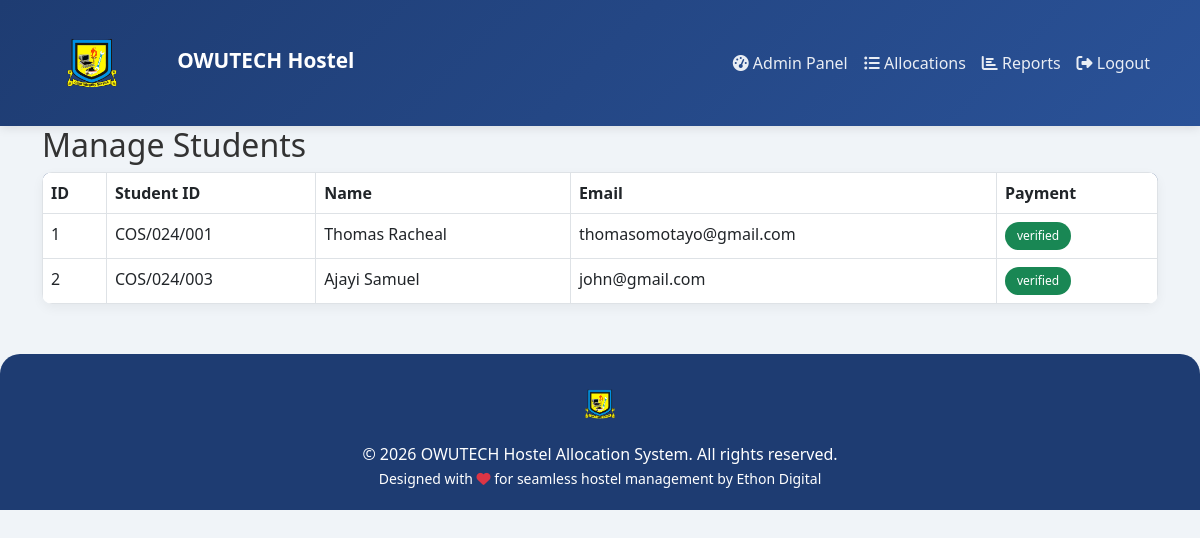
The app's page /admin/manage_students.php (signed in) with its own data.
### tables this page shows
CREATE TABLE `students` (
  `id` int(11) NOT NULL,
  `student_id` varchar(20) NOT NULL,
  `full_name` varchar(100) NOT NULL,
  `email` varchar(100) NOT NULL,
  `phone` varchar(15) NOT NULL,
  `password` varchar(255) NOT NULL,
  `payment_status` enum('pending','verified') DEFAULT 'pending',
  `payment_ref` varchar(255) DEFAULT NULL,
  `payment_proof` varchar(255) DEFAULT NULL,
  `payment_method` enum('receipt','online') DEFAULT 'receipt',
  `created_at` timestamp NOT NULL DEFAULT current_timestamp()
);

### admin/manage_students.php (the view, shortened to what this page needs)
<?php
require_once '../includes/config.php';
$students = $conn->query("SELECT * FROM students");
include '../includes/header.php';
?>
<h2>Manage Students</h2>
<table class="table table-bordered">
    <thead><tr><th>ID</th><th>Student ID</th><th>Name</th><th>Email</th><th>Payment</th></tr></thead>
    <tbody>
    <?php while($row = $students->fetch_assoc()): ?>
    <tr>
        <td><?= $row['id'] ?></td>
        <td><?= $row['student_id'] ?></td>
        <td><?= htmlspecialchars($row['full_name']) ?></td>
        <td><?= $row['email'] ?></td>
        <td><span class="badge bg-<?= $row['payment_status']=='verified'?'success':'warning' ?>"><?= $row['payment_status'] ?></span></td>
    </tr>
    <?php endwhile; ?>
    </tbody>
</table>
<?php include '../includes/footer.php'; ?>

### assets/css/style.css (style rules this page uses)
body { font-family: 'Segoe UI', Tahoma, Geneva, Verdana, sans-serif; background: #f0f4f8; color: #333; }
.badge { padding: 8px 12px; border-radius: 20px; font-weight: 500; }
.table { border-radius: 10px; overflow: hidden; box-shadow: 0 4px 12px rgba(0,0,0,0.05); }
.table thead { background: #1e3c72; color: white; }

### records on screen
students: id "1", student "COS/024/001", full_name "Thomas Racheal", email "thomasomotayo@gmail.com", payment_status "verified"
students: id "2", student "COS/024/003", full_name "Ajayi Samuel", email "john@gmail.com", payment_status "verified"
